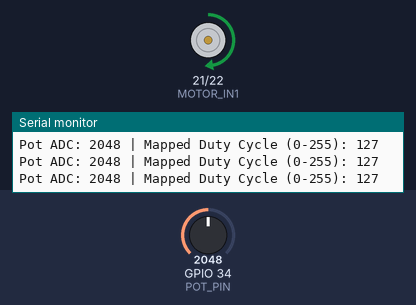
A sketch run on a simulated ESP32. Parts: motor-driver pin pairs drawn as motors (green arrow = first pin HIGH = forward, orange = second pin HIGH = backward, longer = more drive), the last lines printed to the serial monitor. The inputs (shaded band) are chosen by the test bench; at power-on: GPIO 34 (POT_PIN) = 2048.

Above: at 1.2 s.
1.3 s: GPIO 34 (POT_PIN) set to 2866
At 2.2 s:
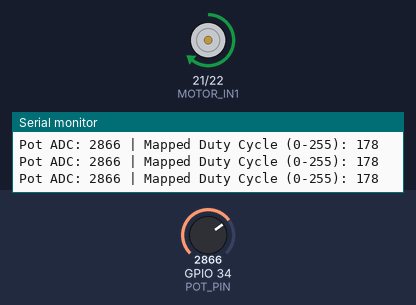
2.8 s: GPIO 34 (POT_PIN) set to 3603
At 3.6 s:
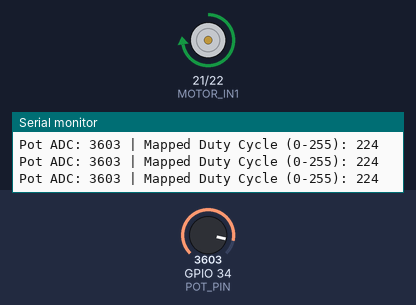
4.3 s: GPIO 34 (POT_PIN) set to 491
At 5.0 s:
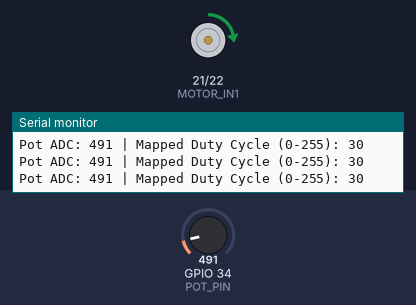
5.8 s: GPIO 34 (POT_PIN) set to 0
At 6.3 s:
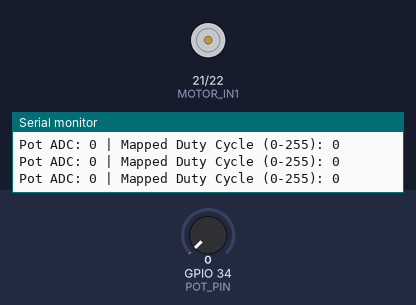
7.3 s: GPIO 34 (POT_PIN) set to 2047
At 7.7 s:
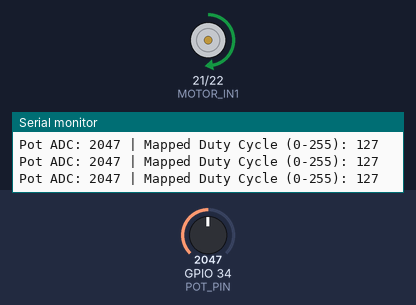
Timing chart, 0 to 9.8 s (numbered marks = the images above; inputs shaded):
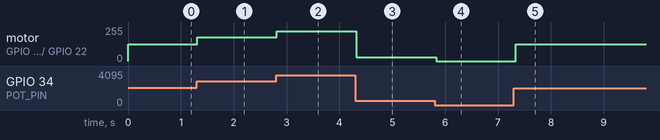

Measured:
- after the input at 1.3 s, motor on GPIO 21 (MOTOR_IN1) / GPIO 22 (MOTOR_IN2): forward 127/255 → forward 178/255 at once
- after the input at 2.8 s, motor on GPIO 21 (MOTOR_IN1) / GPIO 22 (MOTOR_IN2): forward 178/255 → forward 224/255 at once
- after the input at 4.3 s, motor on GPIO 21 (MOTOR_IN1) / GPIO 22 (MOTOR_IN2): forward 224/255 → forward 30/255 at once
- after the input at 5.8 s, motor on GPIO 21 (MOTOR_IN1) / GPIO 22 (MOTOR_IN2): forward 30/255 → stopped at once
- after the input at 7.3 s, motor on GPIO 21 (MOTOR_IN1) / GPIO 22 (MOTOR_IN2): stopped → forward 127/255 at once

The sketch:

PotentiometerPWM.ino
```cpp
/*
  BCA188 - Laboratory Activity 6: Basic Actuator Control
  Optional Exercise: Potentiometer PWM Speed Control & Onset Duty Cycle Measurement
*/

#include <Arduino.h>

// Pin Definitions
const uint8_t MOTOR_IN1 = 21;         // PWM Drive Signal
const uint8_t MOTOR_IN2 = 22;         // Held LOW
const uint8_t DRIVER_SLEEP_PIN = 27;  // Wake-up pin
const uint8_t POT_PIN = 34;           // Analog input from Potentiometer

void setup() {
  Serial.begin(115200); // For logging duty cycle to measure motor onset

  // Pin Configurations
  pinMode(DRIVER_SLEEP_PIN, OUTPUT);
  pinMode(MOTOR_IN1, OUTPUT);
  pinMode(MOTOR_IN2, OUTPUT);

  digitalWrite(DRIVER_SLEEP_PIN, LOW);
  digitalWrite(MOTOR_IN2, LOW); // Keep IN2 LOW for forward drive

  // Wake up driver breakout
  digitalWrite(DRIVER_SLEEP_PIN, HIGH);
  delay(2);

  Serial.println("--- Potentiometer PWM Control Initialized ---");
}

void loop() {
  // Read analog value from potentiometer (0 - 4095)
  uint16_t potRaw = analogRead(POT_PIN);

  // Map 12-bit ADC reading to 8-bit PWM resolution (0 - 255)
  uint8_t pwmValue = map(potRaw, 0, 4095, 0, 255);

  // Output PWM signal to AIN1
  analogWrite(MOTOR_IN1, pwmValue);

  // Print raw ADC and mapped Duty Cycle to Serial Monitor
  Serial.print("Pot ADC: ");
  Serial.print(potRaw);
  Serial.print(" | Mapped Duty Cycle (0-255): ");
  Serial.println(pwmValue);

  delay(100); // Small delay to readable Serial output rate
}
```
